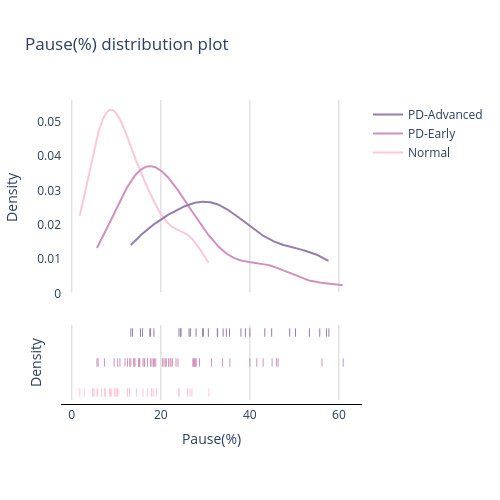

The notebook cell this image was saved under:
### Code cell
import plotly.figure_factory as ff
train_df = train_df.dropna()
t_g = train_df.groupby("PD Stages")
hist_data = [
    t_g.get_group(0)["pause(%)"],
    t_g.get_group(1)["pause(%)"],
    t_g.get_group(2)["pause(%)"],
]
group_labels = ['Normal', 'PD-Early', 'PD-Advanced']
colors = ['#FEC8D8 ', '#D291BC', '#957DAD']
#957DAD, #D291BC, #FEC8D8 
# Create distplot with curve_type set to 'normal'
fig = ff.create_distplot(hist_data, group_labels, show_hist=False, colors=colors)

# Add title
fig.update_layout(
    title="Pause(%) distribution plot",
    autosize=False,
    width=500,
    height=500,
    margin=dict(
        l=50,
        r=50,
        b=100,
        t=100,
        pad=4
    ),
    plot_bgcolor='white'
)

fig.update_yaxes(showgrid=False,title_text="Density")
fig.update_xaxes(title_text="Pause(%)" ,  linecolor='black',
    gridcolor='lightgrey' )
fig.show()

### Figure 1 — Plotly figure (JSON) as saved in the notebook; plotly's stock layout.template omitted (floating-point values rounded to 4 significant figures; data arrays with more than 128 entries replaced by an {"elided": "..."} marker saying what was removed)
{"data": [{"legendgroup": "Normal", "marker": {"color": "#FEC8D8 "}, "mode": "lines", "name": "Normal", "showlegend": true, "type": "scatter", "x": {"elided": "500 float values"}, "xaxis": "x", "y": {"elided": "500 float values"}, "yaxis": "y"}, {"legendgroup": "PD-Early", "marker": {"color": "#D291BC"}, "mode": "lines", "name": "PD-Early", "showlegend": true, "type": "scatter", "x": {"elided": "500 float values"}, "xaxis": "x", "y": {"elided": "500 float values"}, "yaxis": "y"}, {"legendgroup": "PD-Advanced", "marker": {"color": "#957DAD"}, "mode": "lines", "name": "PD-Advanced", "showlegend": true, "type": "scatter", "x": {"elided": "500 float values"}, "xaxis": "x", "y": {"elided": "500 float values"}, "yaxis": "y"}, {"legendgroup": "Normal", "marker": {"color": "#FEC8D8 ", "symbol": "line-ns-open"}, "mode": "markers", "name": "Normal", "showlegend": false, "type": "scatter", "x": [5.01, 16.98, 7.62, 18.44, 24.15, 26.56, 10.36, 10.29, 12.52, 10.12, 5.71, 12.5, 30.8, 12.94, 9.56, 14.55, 6.69, 13, 8.44, 8.98, 5.85, 26, 7.5, 27, 16, 18, 2.8, 4.8, 8.7, 1.8, 19, 24, 9.9, 4.7, 17.9, 7.4], "xaxis": "x", "y": ["Normal", "Normal", "Normal", "Normal", "Normal", "Normal", "Normal", "Normal", "Normal", "Normal", "Normal", "Normal", "Normal", "Normal", "Normal", "Normal", "Normal", "Normal", "Normal", "Normal", "Normal", "Normal", "Normal", "Normal", "Normal", "Normal", "Normal", "Normal", "Normal", "Normal", "Normal", "Normal", "Normal", "Normal", "Normal", "Normal"], "yaxis": "y2"}, {"legendgroup": "PD-Early", "marker": {"color": "#D291BC", "symbol": "line-ns-open"}, "mode": "markers", "name": "PD-Early", "showlegend": false, "type": "scatter", "x": [13.92, 18.01, 23.41, 15.17, 11.95, 60.97, 21.23, 56.2, 20.7, 17, 31.4, 46.35, 12.5, 27.2, 27.93, 14.97, 16.35, 5.92, 22.08, 15.25, 10.32, 10.82, 22.28, 21.74, 22.6, 18.87, 14.2, 13, 45, 23.85, 27.32, 42.98, 46, 18.34, 21, 41.56, 27.62, 18.6, 27.86, 14, 35.52, 16.28, 20.35, 15.23, 9.52, 28.69, 40, 13.26, 7.33, 17.67, 27.6, 5.65, 16, 33.88], "xaxis": "x", "y": ["PD-Early", "PD-Early", "PD-Early", "PD-Early", "PD-Early", "PD-Early", "PD-Early", "PD-Early", "PD-Early", "PD-Early", "PD-Early", "PD-Early", "PD-Early", "PD-Early", "PD-Early", "PD-Early", "PD-Early", "PD-Early", "PD-Early", "PD-Early", "PD-Early", "PD-Early", "PD-Early", "PD-Early", "PD-Early", "PD-Early", "PD-Early", "PD-Early", "PD-Early", "PD-Early", "PD-Early", "PD-Early", "PD-Early", "PD-Early", "PD-Early", "PD-Early", "PD-Early", "PD-Early", "PD-Early", "PD-Early", "PD-Early", "PD-Early", "PD-Early", "PD-Early", "PD-Early", "PD-Early", "PD-Early", "PD-Early", "PD-Early", "PD-Early", "PD-Early", "PD-Early", "PD-Early", "PD-Early"], "yaxis": "y2"}, {"legendgroup": "PD-Advanced", "marker": {"color": "#957DAD", "symbol": "line-ns-open"}, "mode": "markers", "name": "PD-Advanced", "showlegend": false, "type": "scatter", "x": [29.55, 26.64, 17.54, 32.69, 13.26, 34.72, 24.08, 26.34, 40, 24.46, 32.75, 24.52, 27.92, 55.7, 30.68, 43.36, 18.45, 57.75, 35.44, 39, 34, 57.21, 38, 17.7, 15.44, 29.39, 48.94, 53.38, 13.65, 44.9, 50.25, 15.9], "xaxis": "x", "y": ["PD-Advanced", "PD-Advanced", "PD-Advanced", "PD-Advanced", "PD-Advanced", "PD-Advanced", "PD-Advanced", "PD-Advanced", "PD-Advanced", "PD-Advanced", "PD-Advanced", "PD-Advanced", "PD-Advanced", "PD-Advanced", "PD-Advanced", "PD-Advanced", "PD-Advanced", "PD-Advanced", "PD-Advanced", "PD-Advanced", "PD-Advanced", "PD-Advanced", "PD-Advanced", "PD-Advanced", "PD-Advanced", "PD-Advanced", "PD-Advanced", "PD-Advanced", "PD-Advanced", "PD-Advanced", "PD-Advanced", "PD-Advanced"], "yaxis": "y2"}], "layout": {"autosize": false, "barmode": "overlay", "height": 500, "hovermode": "closest", "legend": {"traceorder": "reversed"}, "margin": {"b": 100, "l": 50, "pad": 4, "r": 50, "t": 100}, "plot_bgcolor": "white", "title": {"text": "Pause(%) distribution plot"}, "width": 500, "xaxis": {"anchor": "y2", "autorange": true, "domain": [0, 1], "gridcolor": "lightgrey", "linecolor": "black", "range": [-2.45, 65.22], "title": {"text": "Pause(%)"}, "type": "linear", "zeroline": false}, "yaxis": {"anchor": "free", "autorange": true, "domain": [0.35, 1], "position": 0, "range": [-0.0004685, 0.05639], "showgrid": false, "title": {"text": "Density"}, "type": "linear"}, "yaxis2": {"anchor": "x", "autorange": true, "domain": [0, 0.25], "dtick": 1, "range": [-0.25, 2.25], "showgrid": false, "showticklabels": false, "title": {"text": "Density"}, "type": "category"}}}
